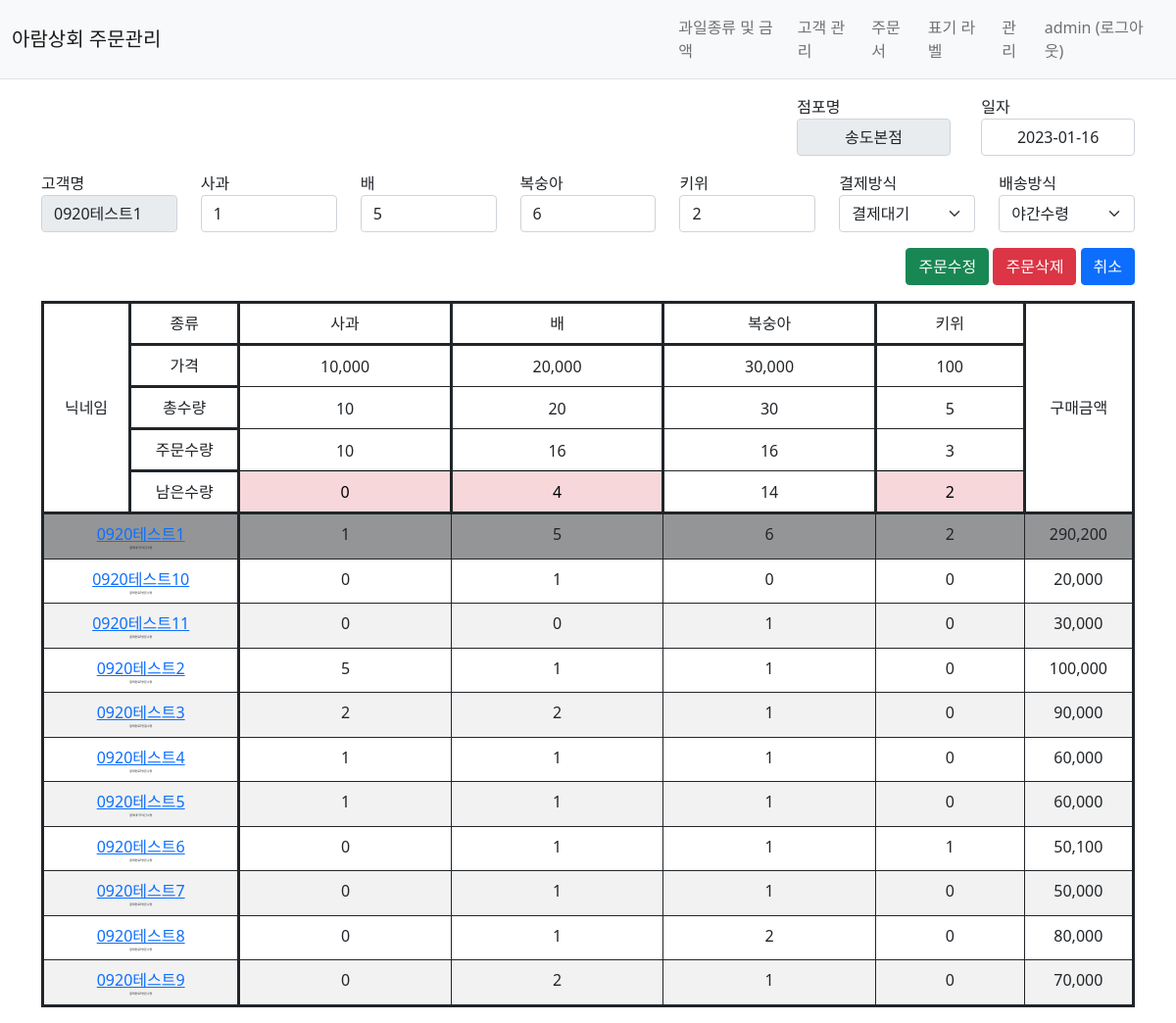
Screenshot of /main/orderlist/modifyselect/76/ (signed in) with the database file from the repository.
### main/models.py (models this page shows)
class OrderDetail(models.Model):
    author = models.ForeignKey(
        User, on_delete=models.PROTECT, related_name='author_orderDetail')
    orderinfo = models.ForeignKey(
        OrderInfo, on_delete=models.CASCADE, related_name='orderinfoidx_orderdetail')
    fruitlist = models.ForeignKey(
        FruitList, on_delete=models.PROTECT, related_name='fruitidx_orderdetail')
    order_quantity = models.IntegerField(default=0)
    create_date = models.DateTimeField(auto_now=True)
    modify_date = models.DateTimeField(auto_now=True, null=True, blank=True)

class FruitList(models.Model):
    author = models.ForeignKey(
        User, on_delete=models.PROTECT, related_name='author_fruitList')
    fruit_name = models.CharField(max_length=100)
    price = models.IntegerField()
    quantity = models.IntegerField()
    create_date = models.DateTimeField(auto_now=True)
    modify_date = models.DateTimeField(auto_now=True, null=True, blank=True)

### main/views/orderlist_views.py (the view)
@ login_required(login_url='common:login')
def orderlist_modify_select(request, orderlist_id):
    query = '''
        select moi.id, moi.create_date as moicd, mod.id as modid, mc.customer_name as cn, mf.fruit_name as fn, mf.id as mfid, mod.fruitlist_id as fid, mod.order_quantity as qn, moi.payment_method_id as pmi, ma.name as pmn, moi.shipping_type_id as sti, ma2.name as stin from main_orderinfo moi
        left outer join main_orderdetail mod
        on moi.id = mod.orderinfo_id
		left outer join main_fruitlist mf
        on mod.fruitlist_id = mf.id
        left outer join main_customer mc
        on moi.customer_id = mc.id
		left outer join main_aramcode ma
		on moi.payment_method_id = ma.id
		left outer join main_aramcode ma2
		on moi.shipping_type_id = ma2.id
        where moi.id = %s
        group by mf.id'''
    orderlistModifySelectResult = OrderDetail.objects.raw(query, [
        orderlist_id])
    if len(orderlistModifySelectResult) > 0:
        selectDate = orderlistModifySelectResult[0].moicd.strftime('%Y-%m-%d')
    else:
        return redirect('main:orderlist_index')
    fruitlist_list = fruitlist_quantity_select(selectDate)
    orderlistResult = orderlist_select(selectDate, request)
    for i, e in enumerate(orderlistResult):
        if len(fruitlist_list) != len(e.oq):
            loopRangeNum = len(fruitlist_list) - len(e.oq)
            for i in range(loopRangeNum):
                e.oq.append(0)
    userInfo = user_group_check(request.user.id)
    storePlace = userInfo[0].gname
    context = {'fruitlist_list': fruitlist_list,
               'orderlistResult': orderlistResult,
               'orderlistModifySelectResult': orderlistModifySelectResult,
               'storePlace': storePlace
               }
    return render(request, 'main/orderlist.html', context)

### main/views/orderlist_views.py (called while the page is built)
def fruitlist_quantity_select(selectDate):
    startDate = selectDate + ' 00:00:00'
    endDate = selectDate + ' 23:59:59'
    query = '''select mf.id, mf.fruit_name, mf.quantity, mf.price, IFNULL(SUM(mod.order_quantity),0) as oq, IFNULL((mf.quantity - sum(mod.order_quantity)),mf.quantity) as stock ,  mf.create_date from main_fruitlist as mf
            left outer join main_orderdetail as mod
            on mf.id = mod.fruitlist_id
			where mf.create_date BETWEEN %s AND %s
			group by mf.id'''
    fruitQuantityResult = FruitList.objects.raw(query, [startDate, endDate])
    return fruitQuantityResult

def user_group_check(userId):
    query = '''
        select au.id, au.username as name, ag.id as gid, ag.name as gname from auth_user au
        left outer join auth_user_groups aug
        on au.id = aug.user_id
        left outer join auth_group ag
        on aug.group_id = ag.id
        where au.id = %s
        '''
    userGroup = User.objects.raw(query, [userId])
    return userGroup

### templates/main/orderList.html (shortened to what this page needs)
{% extends "base.html" %}
{% load humanize %}
{% block content %}
<div class="container my-3">
    <div class="row">
        <div class="form-group mb-3" style="width: 15.5%; margin-left: 68%; padding-left: 8px;">
        <label for="storePlace" class="control-label">점포명</label>
                <input type="text" readonly id="storePlace" class="form-control text-center" value={{storePlace}}>
        </div>
        <div class="form-group mb-3" style="width: 15.5%; margin-left: auto; padding-left: 8px;">
                <label for="datePicker" class="control-label">일자</label>
                {% if orderDate %}
                <input type="text" id="datePicker" class="form-control text-center" value={{orderDate}}>
                {% else %}
                <input type="text" id="datePicker" class="form-control text-center" value='{% now "Y-m-d" %}'/>
                {% endif %}
        </div>
    </div>
    {% if orderlistModifySelectResult %}
    <form method="post" action="{% url 'main:orderinfo_modify' orderlistModifySelectResult.0.id %}">
        <div class="mb-3">
            <div class="row">
                <div class="col-md">
                    <label for="customer_name">고객명</label>
                    <input readonly type="text" class="form-control" name="customer_name" id="customer_name"
                        value="{{ orderlistModifySelectResult.0.cn }}">
                </div>
                {% for fl in fruitlist_list %}
                <div class="col-md">
                    <label for="fruit_name">{{fl.fruit_name}}</label>
                    {% for omr in orderlistModifySelectResult %}
                    {% if fl.id == omr.fid %}
                    <input type="text" class="form-control" name="{{omr.mfid}}" id="{{omr.fn}}"
                        value="{{ omr.qn|default_if_none:'' }}">
                    {% elif omr.fid == None %}
                    <input type="text" class="form-control" name="{{fl.id}}" id="{{fl.fruit_name}}"
                        value="{{ form.fruit_name.value|default_if_none:'' }}">
                    {% endif %}
                    {% endfor %}
                </div>
                {% endfor %}
                <div class="col-md">
                    <label for="payment_method">결제방식</label>
                    <select class="form-select" name="payment_method">
                        {% if orderlistModifySelectResult.0.pmi == 1 %}
                        <option value="1" selected>결제완료</option>
                        <option value="2">결제대기</option>
                        {% elif orderlistModifySelectResult.0.pmi == 2 %}
                        <option value="2" selected>결제대기</option>
                        {% endif %}
                    </select>
                </div>
                <div class="col-md">
                    <label for="shipping_type">배송방식</label>
                    <select class="form-select" name="shipping_type">
                        {% if orderlistModifySelectResult.0.sti == 3 %}
                        <option value="3" selected>방문수령</option>
                        <option value="4">야간수령</option>
                        <option value="5">한결수령</option>
                        {% elif orderlistModifySelectResult.0.sti == 4 %}
                        <option value="4" selected>야간수령</option>
                        {% elif orderlistModifySelectResult.0.sti == 5 %}
                        <option value="3">방문수령</option>
                        <option value="4">야간수령</option>
                        <option value="5" selected>한결수령</option>
                        {% endif %}
                    </select>
                </div>
        </div>
        <div class="my-3" style="float:right;">
            <button type="submit" class="btn btn-success">주문수정</button>
            <button type="button" class="btn btn-danger" onclick="deleteOrderList('{{orderlistModifySelectResult.0.id}}')">주문삭제</button>
            <button type="button" class="btn btn-primary" onclick="location.href='/main/orderlist/'">취소</button>
        </div>
    </form>
    {% else %}
    <div class="text-center">출력할 주문서 정보가 없습니다.</div>
    {% endif %}
    <table class="table table-bordered table-striped table-hover">
        <thead>
            {% if fruitlist_list %}
            <tr class="text-center border-3 border-dark">
                <td class="border-3 border-end-0 border-dark" rowspan="5" style="vertical-align : middle; width: 8%;">닉네임</td>
                <td class="border-3 border-dark" style="width:10%;">종류</td>
                {% for fruitlist in fruitlist_list %}
                <td class="border-3 border-bottom-0 boroder-top-0 border-dark">{{ fruitlist.fruit_name }}</td>
                {% endfor %}
                <td class="border-3 border-dark" rowspan="5" style="vertical-align : middle; width:10%;">구매금액</td>
            </tr>
            <tr class="text-center" style="border-bottom:1px !important;">
                <td class="border-3 border-dark" style="width:10%; border-bottom:1px !important;">가격</td>
                {% for fruitlist in fruitlist_list %}
                <td class="border-3 border-top-0 border-bottom-0 border-dark" style="border-top:1px solid !important;">{{ fruitlist.price|intcomma }}</td>
                {% endfor %}
            </tr>
            <tr class="text-center">
                <td class="border-3 border-dark" style="width:10%;">총수량</td>
                {% for fruitlist in fruitlist_list %}
                <td class="border-3 border-top-0 border-bottom-0 border-dark" style="border-top:1px solid !important;">{{ fruitlist.quantity }}</td>
                {% endfor %}
            </tr>
            <tr class="text-center">
                <td class="border-3 border-dark" style="width:10%;">주문수량</td>
                {% for fruitlist in fruitlist_list %}
                <td class="border-3 border-top-0 border-bottom-0 border-dark" style="border-top:1px solid !important;">{{ fruitlist.oq }}</td>
                {% endfor %}
            </tr>
            <tr class="text-center">
                <td class="border-3 border-dark" style="width:10%;">남은수량</td>
                {% for fruitlist in fruitlist_list %}
                {% if fruitlist.stock <= 5%}
                <td class="table-danger border-3 border-top-0 border-dark " style="border-top:1px solid !important;">{{ fruitlist.stock }}</td>
                {% elif fruitlist.stock >= 6 %}
                <td class="border-3 border-top-0 border-dark " style="border-top:1px solid !important;">{{ fruitlist.stock }}</td>
                {% endif %}
                {% endfor %}
            </tr>
        </thead>
            {% endif %}
            {% if orderlistResult %}
        <tbody class="border-3 border-dark">
            {% for orderlist in orderlistResult %}
            {% if orderlist.cn == orderlistModifySelectResult.0.cn %}
            <tr class="text-center" style="background-color:#9c9d9e;">
            {% else %}
            <tr class="text-center">
            {% endif %}
                <td colspan="2" class="border-3 border-top-0 border-bottom-0 border-dark">
                    {% now "Y-m-d" as todays_date %}
                    {% if orderDate %}
                    {% if todays_date == orderDate %}
                    <a href="{% url 'main:orderinfo_modify_select' orderlist.id %}">{{orderlist.cn}}</a><div style="font-size:3px;">{{orderlist.pmn}}/{{orderlist.stn}}</div>
                    {% elif todays_date != orderDate %}
                    <div>{{orderlist.cn}}</div><div style="font-size:3px;">{{orderlist.pmn}}/{{orderlist.stn}}</div>
                    {% endif %}
                    {% else %}
                    <a href="{% url 'main:orderinfo_modify_select' orderlist.id %}">{{orderlist.cn}}</a><div style="font-size:3px;">{{orderlist.pmn}}/{{orderlist.stn}}</div>
                    {% endif %}
                </td>
                {% for quantity in orderlist.oq %}
                <td>{{quantity|default_if_none:'0'}}</td>
                {% endfor %}
                <td>{{orderlist.tp|intcomma}}</td>
            </tr>
            {% endfor %}
            {% endif %}
        </tbody>
    </table>
</div>
{% endblock %}

### templates/navbar.html (shortened to what this page needs)
<nav class="navbar navbar-expand-lg navbar-light bg-light border-bottom">
    <div class="container-fluid">
        <a class="navbar-brand" href="{% url 'main:index' %}">아람상회 주문관리</a>
        <div class="collapse navbar-collapse" id="navbarSupportedContent">
            <ul class="navbar-nav mb-lg-0" style="margin-left:50%;">
                <li>
                    {% if user.is_authenticated %}
                    <a class="nav-link" href="{% url 'main:index' %}">과일종류 및 금액</a>
                    {% endif %}
                </li>
                <li>
                    {% if user.is_authenticated %}
                    <a class="nav-link" href="{% url 'main:customer_index' %}">고객 관리</a>
                    {% endif %}
                </li>
                <li>
                    {% if user.is_authenticated %}
                    <a class="nav-link" href="{% url 'main:orderlist_index' %}">주문서</a>
                    {% endif %}
                </li>
                <li>
                    {% if user.is_authenticated %}
                    <a class="nav-link" href="{% url 'main:label_index' %}">표기 라벨</a>
                    {% endif %}
                </li>
                <li>
                    {% if user.is_superuser %}
                    <a class="nav-link" href="{% url 'admin:index' %}">관리</a>
                    {% endif %}
                </li>
                <li>
                    {% if user.is_authenticated %}
                    <a class="nav-link" href="{% url 'common:logout' %}">{{ user.username }} (로그아웃)</a>
                    {% else %}
                    <a class="nav-link" href="{% url 'common:login' %}">로그인</a>
                    {% endif %}
                </li>
            </ul>
        </div>
    </div>
</nav>

### rows the page displays
FruitList: fruit_name "사과", price "10,000", quantity "10", oq "10", stock "0"
FruitList: fruit_name "배", price "20,000", quantity "20", oq "16", stock "4"
FruitList: fruit_name "복숭아", price "30,000", quantity "30", oq "16", stock "14"
FruitList: fruit_name "키위", price "100", quantity "5", oq "3", stock "2"

### other values shown
{{ user.username }} "admin"
